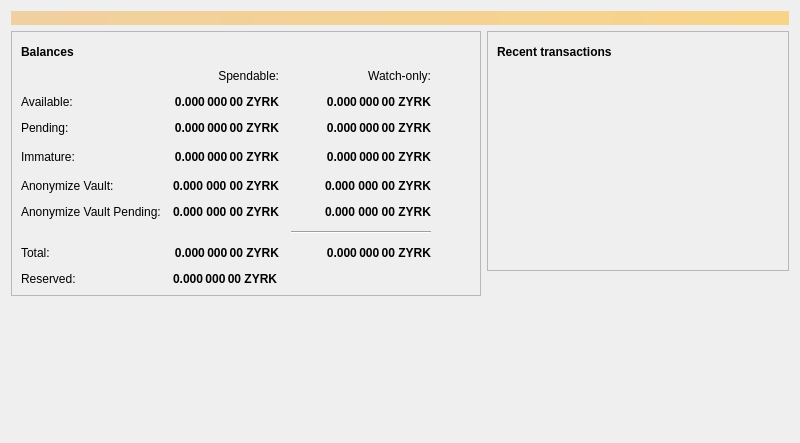
<?xml version="1.0" encoding="UTF-8"?>
<ui version="4.0">
 <class>OverviewPage</class>
 <widget class="QWidget" name="OverviewPage">
  <property name="geometry">
   <rect>
    <x>0</x>
    <y>0</y>
    <width>800</width>
    <height>443</height>
   </rect>
  </property>
  <property name="windowTitle">
   <string>Form</string>
  </property>
  <layout class="QVBoxLayout" name="topLayout">
   <item>
    <widget class="QLabel" name="labelAlerts">
     <property name="visible">
      <bool>false</bool>
     </property>
     <property name="styleSheet">
      <string notr="true">QLabel { background-color: qlineargradient(x1: 0, y1: 0, x2: 1, y2: 0, stop:0 #F0D0A0, stop:1 #F8D488); color:#000000; }</string>
     </property>
     <property name="wordWrap">
      <bool>true</bool>
     </property>
     <property name="margin">
      <number>3</number>
     </property>
     <property name="textInteractionFlags">
      <set>Qt::TextSelectableByMouse</set>
     </property>
    </widget>
   </item>
   <item>
    <layout class="QHBoxLayout" name="horizontalLayout" stretch="0,1">
     <item>
      <layout class="QVBoxLayout" name="verticalLayout_2">
       <item>
        <widget class="QFrame" name="frame">
         <property name="frameShape">
          <enum>QFrame::StyledPanel</enum>
         </property>
         <property name="frameShadow">
          <enum>QFrame::Raised</enum>
         </property>
         <layout class="QVBoxLayout" name="verticalLayout_4">
          <item>
           <layout class="QHBoxLayout" name="horizontalLayout_4">
            <item>
             <widget class="QLabel" name="label_5">
              <property name="font">
               <font>
                <weight>75</weight>
                <bold>true</bold>
               </font>
              </property>
              <property name="text">
               <string>Balances</string>
              </property>
             </widget>
            </item>
            <item>
             <widget class="QPushButton" name="labelWalletStatus">
              <property name="enabled">
               <bool>true</bool>
              </property>
              <property name="maximumSize">
               <size>
                <width>30</width>
                <height>16777215</height>
               </size>
              </property>
              <property name="toolTip">
               <string>The displayed information may be out of date. Your wallet automatically synchronizes with the ZYRK network after a connection is established, but this process has not completed yet.</string>
              </property>
              <property name="text">
               <string/>
              </property>
              <property name="icon">
               <iconset resource="../zyrk.qrc">
                <normaloff>:/icons/warning</normaloff>
                <disabledoff>:/icons/warning</disabledoff>:/icons/warning</iconset>
              </property>
              <property name="iconSize">
               <size>
                <width>24</width>
                <height>24</height>
               </size>
              </property>
              <property name="flat">
               <bool>true</bool>
              </property>
             </widget>
            </item>
            <item>
             <spacer name="horizontalSpacer_3">
              <property name="orientation">
               <enum>Qt::Horizontal</enum>
              </property>
              <property name="sizeHint" stdset="0">
               <size>
                <width>40</width>
                <height>20</height>
               </size>
              </property>
             </spacer>
            </item>
           </layout>
          </item>
          <item>
           <layout class="QGridLayout" name="gridLayout">
            <property name="spacing">
             <number>12</number>
            </property>
            <item row="10" column="1">
             <widget class="QLabel" name="labelTotal">
              <property name="font">
               <font>
                <weight>75</weight>
                <bold>true</bold>
               </font>
              </property>
              <property name="cursor">
               <cursorShape>IBeamCursor</cursorShape>
              </property>
              <property name="toolTip">
               <string>Your current total balance</string>
              </property>
              <property name="text">
               <string notr="true">0.000 000 00 ZYRK</string>
              </property>
              <property name="alignment">
               <set>Qt::AlignRight|Qt::AlignTrailing|Qt::AlignVCenter</set>
              </property>
              <property name="textInteractionFlags">
               <set>Qt::LinksAccessibleByMouse|Qt::TextSelectableByKeyboard|Qt::TextSelectableByMouse</set>
              </property>
             </widget>
            </item>
            <item row="4" column="1">
             <widget class="QLabel" name="labelImmature">
              <property name="font">
               <font>
                <weight>75</weight>
                <bold>true</bold>
               </font>
              </property>
              <property name="cursor">
               <cursorShape>IBeamCursor</cursorShape>
              </property>
              <property name="toolTip">
               <string>Mined balance that has not yet matured</string>
              </property>
              <property name="text">
               <string notr="true">0.000 000 00 ZYRK</string>
              </property>
              <property name="alignment">
               <set>Qt::AlignRight|Qt::AlignTrailing|Qt::AlignVCenter</set>
              </property>
              <property name="textInteractionFlags">
               <set>Qt::LinksAccessibleByMouse|Qt::TextSelectableByKeyboard|Qt::TextSelectableByMouse</set>
              </property>
             </widget>
            </item>
            <item row="4" column="2">
             <widget class="QLabel" name="labelWatchImmature">
              <property name="font">
               <font>
                <weight>75</weight>
                <bold>true</bold>
               </font>
              </property>
              <property name="cursor">
               <cursorShape>IBeamCursor</cursorShape>
              </property>
              <property name="toolTip">
               <string>Mined balance in watch-only addresses that has not yet matured</string>
              </property>
              <property name="text">
               <string notr="true">0.000 000 00 ZYRK</string>
              </property>
              <property name="alignment">
               <set>Qt::AlignRight|Qt::AlignTrailing|Qt::AlignVCenter</set>
              </property>
              <property name="textInteractionFlags">
               <set>Qt::LinksAccessibleByMouse|Qt::TextSelectableByKeyboard|Qt::TextSelectableByMouse</set>
              </property>
             </widget>
            </item>
            <item row="10" column="0">
             <widget class="QLabel" name="labelTotalText">
              <property name="text">
               <string>Total:</string>
              </property>
             </widget>
            </item>
            <item row="3" column="1">
             <widget class="QLabel" name="labelUnconfirmed">
              <property name="font">
               <font>
                <weight>75</weight>
                <bold>true</bold>
               </font>
              </property>
              <property name="cursor">
               <cursorShape>IBeamCursor</cursorShape>
              </property>
              <property name="toolTip">
               <string>Total of transactions that have yet to be confirmed, and do not yet count toward the spendable balance</string>
              </property>
              <property name="text">
               <string notr="true">0.000 000 00 ZYRK</string>
              </property>
              <property name="alignment">
               <set>Qt::AlignRight|Qt::AlignTrailing|Qt::AlignVCenter</set>
              </property>
              <property name="textInteractionFlags">
               <set>Qt::LinksAccessibleByMouse|Qt::TextSelectableByKeyboard|Qt::TextSelectableByMouse</set>
              </property>
             </widget>
            </item>
            <item row="0" column="1">
             <widget class="QLabel" name="labelSpendable">
              <property name="text">
               <string>Spendable:</string>
              </property>
              <property name="alignment">
               <set>Qt::AlignRight|Qt::AlignTrailing|Qt::AlignVCenter</set>
              </property>
             </widget>
            </item>
            <item row="6" column="2">
             <widget class="QLabel" name="labelWatchAnonymizeUnconfirmed">
              <property name="font">
               <font>
                <weight>75</weight>
                <bold>true</bold>
               </font>
              </property>
              <property name="text">
               <string>0.000 000 00 ZYRK</string>
              </property>
              <property name="alignment">
               <set>Qt::AlignRight|Qt::AlignTrailing|Qt::AlignVCenter</set>
              </property>
             </widget>
            </item>
            <item row="5" column="1">
             <widget class="QLabel" name="labelAnonymize">
              <property name="font">
               <font>
                <weight>75</weight>
                <bold>true</bold>
               </font>
              </property>
              <property name="text">
               <string>0.000 000 00 ZYRK</string>
              </property>
              <property name="alignment">
               <set>Qt::AlignRight|Qt::AlignTrailing|Qt::AlignVCenter</set>
              </property>
             </widget>
            </item>
            <item row="3" column="0">
             <widget class="QLabel" name="labelPendingText">
              <property name="text">
               <string>Pending:</string>
              </property>
             </widget>
            </item>
            <item row="11" column="0">
             <widget class="QLabel" name="labelReservedText">
              <property name="text">
               <string>Reserved:</string>
              </property>
             </widget>
            </item>
            <item row="3" column="2">
             <widget class="QLabel" name="labelWatchPending">
              <property name="font">
               <font>
                <weight>75</weight>
                <bold>true</bold>
               </font>
              </property>
              <property name="cursor">
               <cursorShape>IBeamCursor</cursorShape>
              </property>
              <property name="toolTip">
               <string>Unconfirmed transactions to watch-only addresses</string>
              </property>
              <property name="text">
               <string notr="true">0.000 000 00 ZYRK</string>
              </property>
              <property name="alignment">
               <set>Qt::AlignRight|Qt::AlignTrailing|Qt::AlignVCenter</set>
              </property>
              <property name="textInteractionFlags">
               <set>Qt::LinksAccessibleByMouse|Qt::TextSelectableByKeyboard|Qt::TextSelectableByMouse</set>
              </property>
             </widget>
            </item>
            <item row="1" column="2">
             <widget class="QLabel" name="labelWatchAvailable">
              <property name="font">
               <font>
                <weight>75</weight>
                <bold>true</bold>
               </font>
              </property>
              <property name="cursor">
               <cursorShape>IBeamCursor</cursorShape>
              </property>
              <property name="toolTip">
               <string>Your current balance in watch-only addresses</string>
              </property>
              <property name="text">
               <string notr="true">0.000 000 00 ZYRK</string>
              </property>
              <property name="alignment">
               <set>Qt::AlignRight|Qt::AlignTrailing|Qt::AlignVCenter</set>
              </property>
              <property name="textInteractionFlags">
               <set>Qt::LinksAccessibleByMouse|Qt::TextSelectableByKeyboard|Qt::TextSelectableByMouse</set>
              </property>
             </widget>
            </item>
            <item row="4" column="0">
             <widget class="QLabel" name="labelImmatureText">
              <property name="text">
               <string>Immature:</string>
              </property>
             </widget>
            </item>
            <item row="6" column="0">
             <widget class="QLabel" name="labelAnonymizeUnconfirmedText">
              <property name="text">
               <string>Anonymize Vault Pending:</string>
              </property>
             </widget>
            </item>
            <item row="1" column="1">
             <widget class="QLabel" name="labelBalance">
              <property name="font">
               <font>
                <weight>75</weight>
                <bold>true</bold>
               </font>
              </property>
              <property name="cursor">
               <cursorShape>IBeamCursor</cursorShape>
              </property>
              <property name="toolTip">
               <string>Your current spendable balance</string>
              </property>
              <property name="text">
               <string notr="true">0.000 000 00 ZYRK</string>
              </property>
              <property name="alignment">
               <set>Qt::AlignRight|Qt::AlignTrailing|Qt::AlignVCenter</set>
              </property>
              <property name="textInteractionFlags">
               <set>Qt::LinksAccessibleByMouse|Qt::TextSelectableByKeyboard|Qt::TextSelectableByMouse</set>
              </property>
             </widget>
            </item>
            <item row="10" column="2">
             <widget class="QLabel" name="labelWatchTotal">
              <property name="font">
               <font>
                <weight>75</weight>
                <bold>true</bold>
               </font>
              </property>
              <property name="cursor">
               <cursorShape>IBeamCursor</cursorShape>
              </property>
              <property name="toolTip">
               <string>Current total balance in watch-only addresses</string>
              </property>
              <property name="text">
               <string notr="true">0.000 000 00 ZYRK</string>
              </property>
              <property name="alignment">
               <set>Qt::AlignRight|Qt::AlignTrailing|Qt::AlignVCenter</set>
              </property>
              <property name="textInteractionFlags">
               <set>Qt::LinksAccessibleByMouse|Qt::TextSelectableByKeyboard|Qt::TextSelectableByMouse</set>
              </property>
             </widget>
            </item>
            <item row="0" column="2">
             <widget class="QLabel" name="labelWatchonly">
              <property name="text">
               <string>Watch-only:</string>
              </property>
              <property name="alignment">
               <set>Qt::AlignRight|Qt::AlignTrailing|Qt::AlignVCenter</set>
              </property>
             </widget>
            </item>
            <item row="1" column="0">
             <widget class="QLabel" name="labelBalanceText">
              <property name="text">
               <string>Available:</string>
              </property>
             </widget>
            </item>
            <item row="6" column="1">
             <widget class="QLabel" name="labelAnonymizeUnconfirmed">
              <property name="font">
               <font>
                <weight>75</weight>
                <bold>true</bold>
               </font>
              </property>
              <property name="text">
               <string>0.000 000 00 ZYRK</string>
              </property>
              <property name="alignment">
               <set>Qt::AlignRight|Qt::AlignTrailing|Qt::AlignVCenter</set>
              </property>
             </widget>
            </item>
            <item row="9" column="2">
             <widget class="Line" name="lineWatchBalance">
              <property name="sizePolicy">
               <sizepolicy hsizetype="Preferred" vsizetype="Fixed">
                <horstretch>0</horstretch>
                <verstretch>0</verstretch>
               </sizepolicy>
              </property>
              <property name="minimumSize">
               <size>
                <width>140</width>
                <height>0</height>
               </size>
              </property>
              <property name="orientation">
               <enum>Qt::Horizontal</enum>
              </property>
             </widget>
            </item>
            <item row="11" column="1">
             <widget class="QLabel" name="labelReserved">
              <property name="font">
               <font>
                <weight>75</weight>
                <bold>true</bold>
               </font>
              </property>
              <property name="text">
               <string>0.000 000 00 ZYRK</string>
              </property>
             </widget>
            </item>
            <item row="5" column="0">
             <widget class="QLabel" name="labelAnonymizeText">
              <property name="text">
               <string>Anonymize Vault: </string>
              </property>
             </widget>
            </item>
            <item row="5" column="2">
             <widget class="QLabel" name="labelWatchAnonymize">
              <property name="font">
               <font>
                <weight>75</weight>
                <bold>true</bold>
               </font>
              </property>
              <property name="text">
               <string>0.000 000 00 ZYRK</string>
              </property>
              <property name="alignment">
               <set>Qt::AlignRight|Qt::AlignTrailing|Qt::AlignVCenter</set>
              </property>
             </widget>
            </item>
            <item row="4" column="3">
             <spacer name="horizontalSpacer_2">
              <property name="orientation">
               <enum>Qt::Horizontal</enum>
              </property>
              <property name="sizeHint" stdset="0">
               <size>
                <width>40</width>
                <height>20</height>
               </size>
              </property>
             </spacer>
            </item>
           </layout>
          </item>
         </layout>
        </widget>
       </item>
       <item>
        <spacer name="verticalSpacer_3">
         <property name="orientation">
          <enum>Qt::Vertical</enum>
         </property>
         <property name="sizeHint" stdset="0">
          <size>
           <width>20</width>
           <height>40</height>
          </size>
         </property>
        </spacer>
       </item>
      </layout>
     </item>
     <item>
      <layout class="QVBoxLayout" name="verticalLayout_3">
       <item>
        <widget class="QFrame" name="frame_2">
         <property name="frameShape">
          <enum>QFrame::StyledPanel</enum>
         </property>
         <property name="frameShadow">
          <enum>QFrame::Raised</enum>
         </property>
         <layout class="QVBoxLayout" name="verticalLayout">
          <item>
           <layout class="QHBoxLayout" name="horizontalLayout_2">
            <item>
             <widget class="QLabel" name="label_4">
              <property name="font">
               <font>
                <weight>75</weight>
                <bold>true</bold>
               </font>
              </property>
              <property name="text">
               <string>Recent transactions</string>
              </property>
             </widget>
            </item>
            <item>
             <widget class="QPushButton" name="labelTransactionsStatus">
              <property name="enabled">
               <bool>true</bool>
              </property>
              <property name="maximumSize">
               <size>
                <width>30</width>
                <height>16777215</height>
               </size>
              </property>
              <property name="toolTip">
               <string>The displayed information may be out of date. Your wallet automatically synchronizes with the ZYRK network after a connection is established, but this process has not completed yet.</string>
              </property>
              <property name="text">
               <string/>
              </property>
              <property name="icon">
               <iconset resource="../zyrk.qrc">
                <normaloff>:/icons/warning</normaloff>
                <disabledoff>:/icons/warning</disabledoff>:/icons/warning</iconset>
              </property>
              <property name="iconSize">
               <size>
                <width>24</width>
                <height>24</height>
               </size>
              </property>
              <property name="flat">
               <bool>true</bool>
              </property>
             </widget>
            </item>
            <item>
             <spacer name="horizontalSpacer">
              <property name="orientation">
               <enum>Qt::Horizontal</enum>
              </property>
              <property name="sizeHint" stdset="0">
               <size>
                <width>40</width>
                <height>20</height>
               </size>
              </property>
             </spacer>
            </item>
           </layout>
          </item>
          <item>
           <widget class="QListView" name="listTransactions">
            <property name="styleSheet">
             <string notr="true">QListView { background: transparent; }</string>
            </property>
            <property name="frameShape">
             <enum>QFrame::NoFrame</enum>
            </property>
            <property name="verticalScrollBarPolicy">
             <enum>Qt::ScrollBarAlwaysOff</enum>
            </property>
            <property name="horizontalScrollBarPolicy">
             <enum>Qt::ScrollBarAlwaysOff</enum>
            </property>
            <property name="selectionMode">
             <enum>QAbstractItemView::NoSelection</enum>
            </property>
           </widget>
          </item>
         </layout>
        </widget>
       </item>
       <item>
        <spacer name="verticalSpacer_2">
         <property name="orientation">
          <enum>Qt::Vertical</enum>
         </property>
         <property name="sizeHint" stdset="0">
          <size>
           <width>20</width>
           <height>40</height>
          </size>
         </property>
        </spacer>
       </item>
      </layout>
     </item>
    </layout>
   </item>
  </layout>
 </widget>
 <resources>
  <include location="../zyrk.qrc"/>
 </resources>
 <connections/>
</ui>
